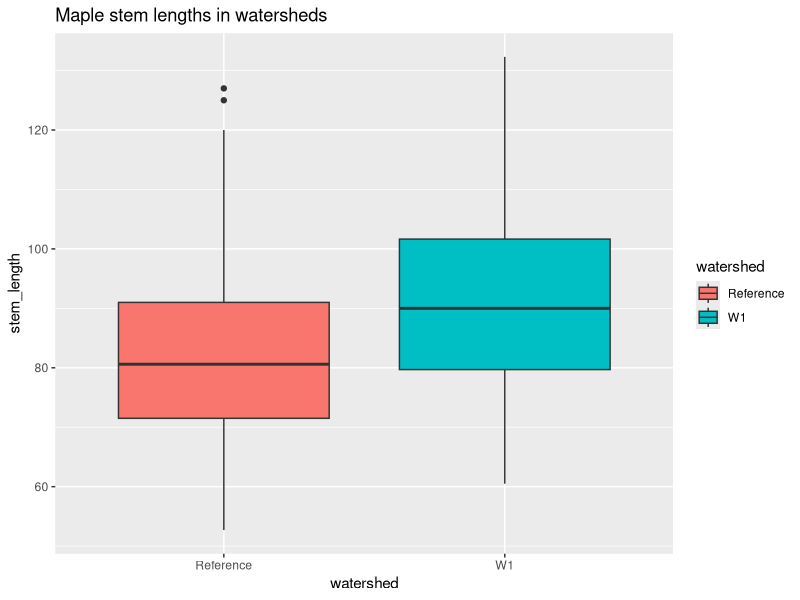
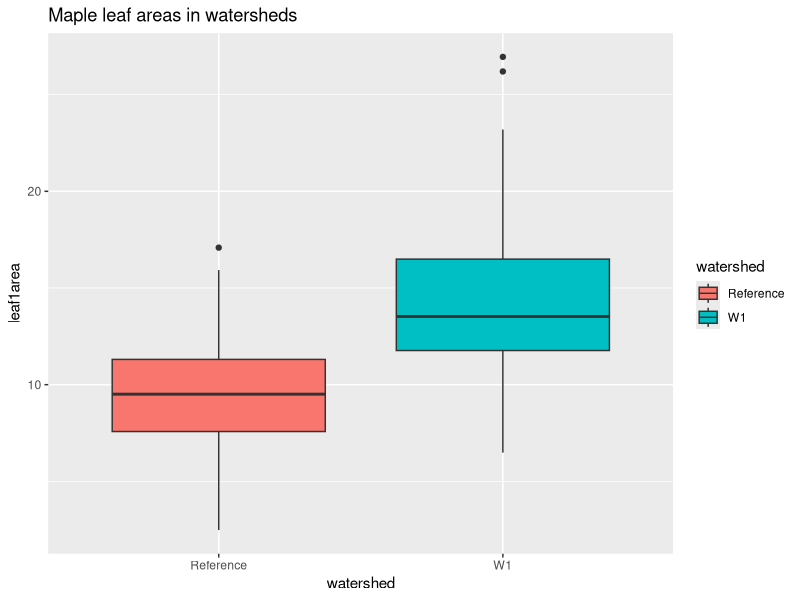
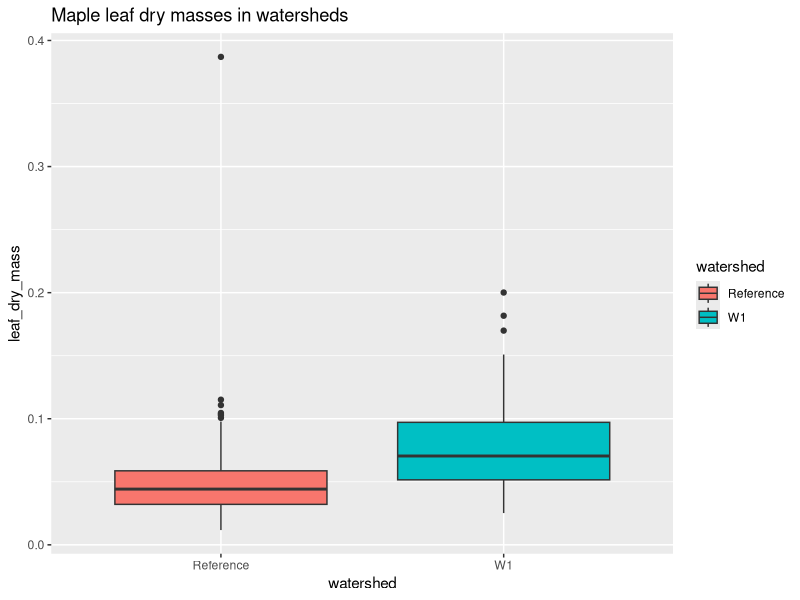
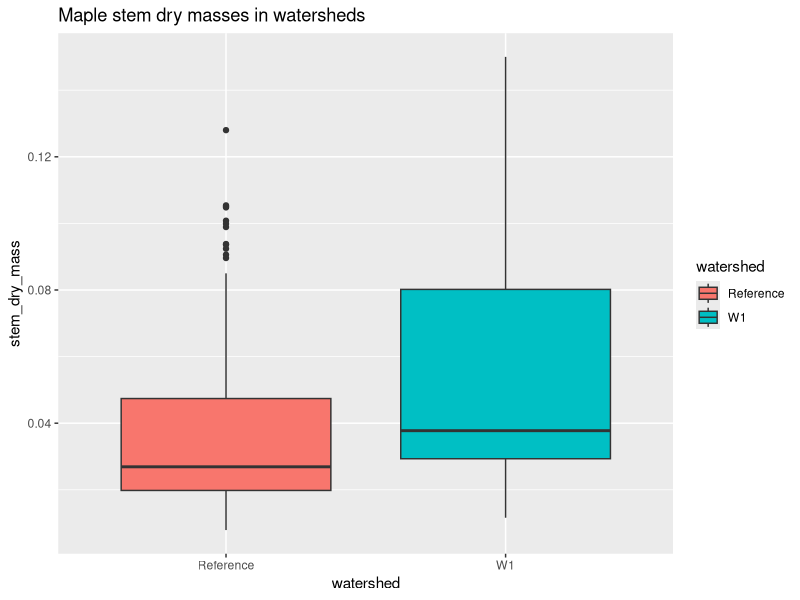

Here is the R script that generated these plots, in order:
# START OF SCRIPT -------------------------------------------------------------

# FILE INFORMATION ------------------------------------------------------------
## Living Data Project --- Productivity and Reproducibility
## Author --- Kelly Cheyanne Balfour
## Date --- September 23rd, 2024
## Course Assignment --- Week 04 - Final project (2024)
# -----------------------------------------------------------------------------

# DATABASE INFORMATION --------------------------------------------------------
## Database name: The Long Term Ecological Research (LTER) Program Network
## Database information: https://cran.r-project.org/web/packages/lterdatasampler/readme/README.html
## Date retrieved: September 20th, 2024
## Data set: "hbr_maples"
## Ownership: (1) Stephanie Juice (Cornell University), 
##            (2) Tim Fahey (Cornell University) 
# -----------------------------------------------------------------------------

# SET-UP ----------------------------------------------------------------------
# Install and load packages required:
install.packages("ggplot2")
library("ggplot2")

# Set the working directory to the main project directory "PR-class":
setwd("~/PR-class")
# You can also do this manually

# Load the "maples.data.csv" file created previously from the "00_rawdata"
# folder to a data matrix:
maples.data<-read.csv("./00_rawdata/Balfour_PR-class_raw-data_00.csv")

# Now set the working directory to the "03_figs" folder in the project
# directory, where we will save # copies of the plots produced below (our
# manuscript figures):
setwd("./03_figs")

# Create box plots for each trait and export the plots as .jpeg files:

# Figure 1: a boxplot of the mean stem lengths exhibited in each watershed
# (reference and W1):
ggplot(data=maples.data, aes(x=watershed, y=stem_length, fill=watershed)) +
  geom_boxplot() + ggtitle("Maple stem lengths in watersheds")
dev.copy(pdf,'Balfour_PR-class_figure1_stem-length_00.pdf')
dev.off()

# Figure 2: a boxplot of the mean leaf areas exhibited in each watershed 
# (reference and W1):
ggplot(data=maples.data, aes(x=watershed, y=leaf1area, fill=watershed)) +
  geom_boxplot() + ggtitle("Maple leaf areas in watersheds")
dev.copy(pdf,'Balfour_PR-class_figure2_leaf-area_00.pdf')
dev.off()

# Figure 3: a boxplot of the mean leaf dry masses exhibited in each watershed
# (reference and W1):
ggplot(data=maples.data, aes(x=watershed, y=leaf_dry_mass, fill=watershed)) +
  geom_boxplot() + ggtitle("Maple leaf dry masses in watersheds")
dev.copy(pdf,'Balfour_PR-class_figure3_leaf-dry-mass_00.pdf')
dev.off()

# Figure 4: a boxplot of the mean stem dry masses exhibited in each watershed
# (reference and W1):
ggplot(data=maples.data, aes(x=watershed, y=stem_dry_mass, fill=watershed)) +
  geom_boxplot() + ggtitle("Maple stem dry masses in watersheds")
dev.copy(pdf,'Balfour_PR-class_figure4_stem-dry-mass_00.pdf')
dev.off()

# END OF SCRIPT----------------------------------------------------------------